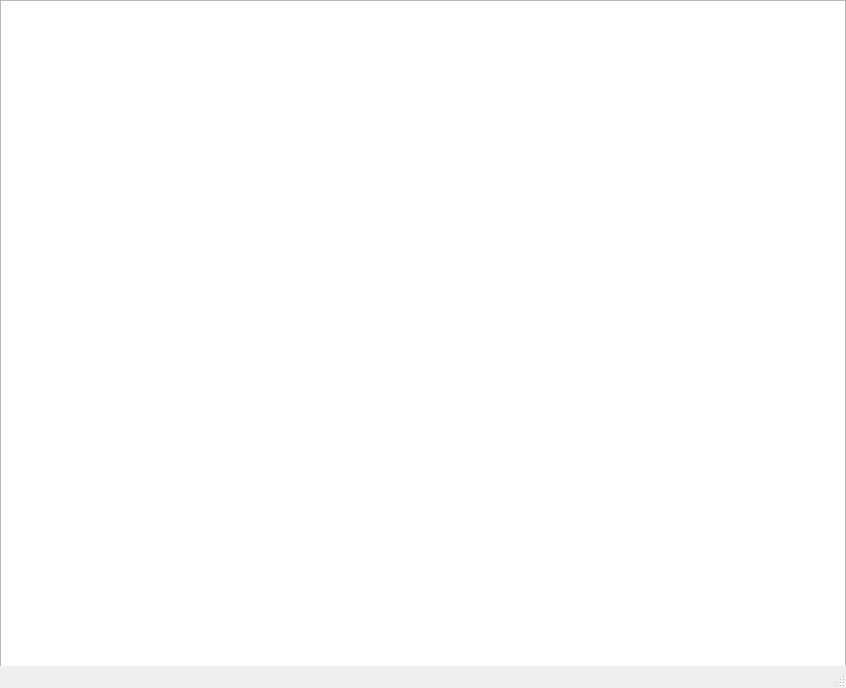
<?xml version="1.0" encoding="UTF-8"?>
<ui version="4.0">
 <class>StartWindow</class>
 <widget class="QMainWindow" name="StartWindow">
  <property name="geometry">
   <rect>
    <x>0</x>
    <y>0</y>
    <width>846</width>
    <height>688</height>
   </rect>
  </property>
  <property name="minimumSize">
   <size>
    <width>846</width>
    <height>688</height>
   </size>
  </property>
  <property name="maximumSize">
   <size>
    <width>1000</width>
    <height>1000</height>
   </size>
  </property>
  <property name="windowTitle">
   <string>MainWindow</string>
  </property>
  <property name="autoFillBackground">
   <bool>true</bool>
  </property>
  <widget class="QWidget" name="centralwidget">
   <widget class="QGraphicsView" name="backgroundImage">
    <property name="geometry">
     <rect>
      <x>0</x>
      <y>0</y>
      <width>846</width>
      <height>688</height>
     </rect>
    </property>
    <property name="minimumSize">
     <size>
      <width>846</width>
      <height>688</height>
     </size>
    </property>
    <property name="maximumSize">
     <size>
      <width>846</width>
      <height>688</height>
     </size>
    </property>
    <property name="autoFillBackground">
     <bool>true</bool>
    </property>
   </widget>
   <widget class="QWidget" name="">
    <property name="geometry">
     <rect>
      <x>290</x>
      <y>240</y>
      <width>202</width>
      <height>158</height>
     </rect>
    </property>
    <layout class="QVBoxLayout" name="verticalLayout">
     <item>
      <widget class="QPushButton" name="pushButton">
       <property name="minimumSize">
        <size>
         <width>200</width>
         <height>75</height>
        </size>
       </property>
       <property name="maximumSize">
        <size>
         <width>200</width>
         <height>75</height>
        </size>
       </property>
       <property name="text">
        <string>New Game</string>
       </property>
      </widget>
     </item>
     <item>
      <widget class="QPushButton" name="pushButton_2">
       <property name="minimumSize">
        <size>
         <width>200</width>
         <height>75</height>
        </size>
       </property>
       <property name="maximumSize">
        <size>
         <width>200</width>
         <height>75</height>
        </size>
       </property>
       <property name="text">
        <string>Continue</string>
       </property>
      </widget>
     </item>
    </layout>
   </widget>
   <zorder>backgroundImage</zorder>
   <zorder>pushButton</zorder>
   <zorder>pushButton_2</zorder>
  </widget>
  <widget class="QMenuBar" name="menubar">
   <property name="geometry">
    <rect>
     <x>0</x>
     <y>0</y>
     <width>846</width>
     <height>22</height>
    </rect>
   </property>
  </widget>
  <widget class="QStatusBar" name="statusbar"/>
 </widget>
 <resources/>
 <connections/>
</ui>
